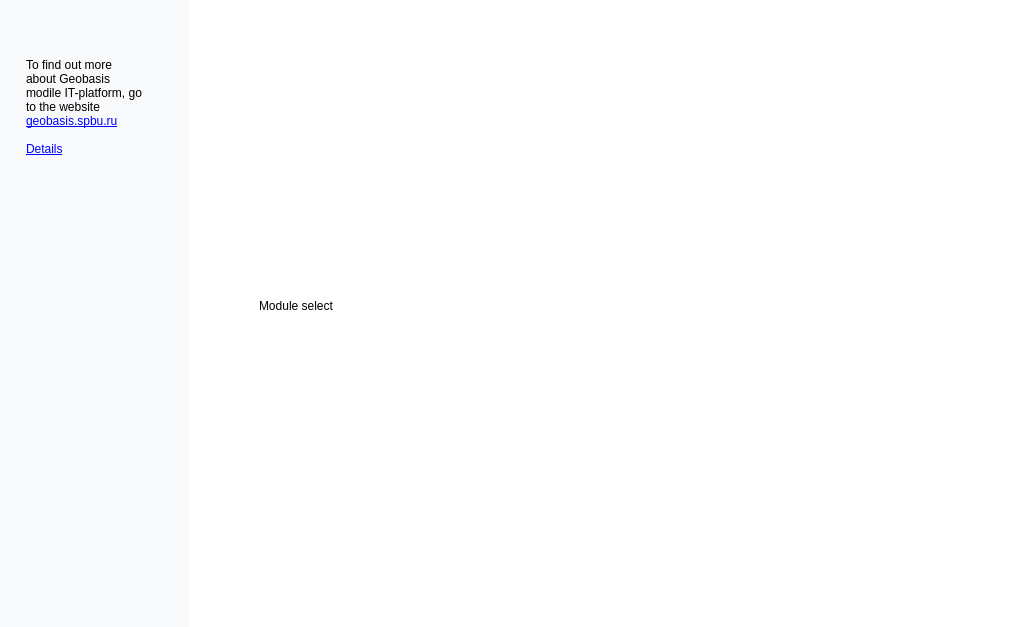
<?xml version="1.0" encoding="UTF-8"?>
<ui version="4.0">
 <class>ViewPageModulesSelection</class>
 <widget class="QWidget" name="ViewPageModulesSelection">
  <property name="geometry">
   <rect>
    <x>0</x>
    <y>0</y>
    <width>1016</width>
    <height>627</height>
   </rect>
  </property>
  <property name="windowTitle">
   <string>Form</string>
  </property>
  <property name="styleSheet">
   <string notr="true">QWidget#ViewPageModulesSelection {background-color: rgb(248,249,251);}</string>
  </property>
  <layout class="QHBoxLayout" name="horizontalLayout" stretch="0,1">
   <property name="spacing">
    <number>0</number>
   </property>
   <property name="sizeConstraint">
    <enum>QLayout::SetMinimumSize</enum>
   </property>
   <property name="leftMargin">
    <number>0</number>
   </property>
   <property name="topMargin">
    <number>0</number>
   </property>
   <property name="rightMargin">
    <number>0</number>
   </property>
   <property name="bottomMargin">
    <number>0</number>
   </property>
   <item>
    <layout class="QVBoxLayout" name="verticalLayout">
     <property name="spacing">
      <number>14</number>
     </property>
     <property name="sizeConstraint">
      <enum>QLayout::SetMinimumSize</enum>
     </property>
     <property name="leftMargin">
      <number>26</number>
     </property>
     <property name="topMargin">
      <number>24</number>
     </property>
     <property name="rightMargin">
      <number>43</number>
     </property>
     <property name="bottomMargin">
      <number>24</number>
     </property>
     <item>
      <widget class="QLabel" name="logoLabel">
       <property name="text">
        <string/>
       </property>
       <property name="pixmap">
        <pixmap resource="../resource.qrc">:/resource/Logo_short@2x.png</pixmap>
       </property>
      </widget>
     </item>
     <item>
      <spacer name="verticalSpacer_2">
       <property name="orientation">
        <enum>Qt::Vertical</enum>
       </property>
       <property name="sizeType">
        <enum>QSizePolicy::Fixed</enum>
       </property>
       <property name="sizeHint" stdset="0">
        <size>
         <width>0</width>
         <height>6</height>
        </size>
       </property>
      </spacer>
     </item>
     <item>
      <widget class="QLabel" name="descriptionLabel">
       <property name="styleSheet">
        <string notr="true"/>
       </property>
       <property name="text">
        <string>To find out more about Geobasis modile IT-platform, go to the website &lt;a href=&quot;https://geobasis.spbu.ru/&quot;&gt;geobasis.spbu.ru&lt;/a&gt;</string>
       </property>
       <property name="wordWrap">
        <bool>true</bool>
       </property>
      </widget>
     </item>
     <item>
      <widget class="QLabel" name="detailsLabel">
       <property name="sizePolicy">
        <sizepolicy hsizetype="MinimumExpanding" vsizetype="Preferred">
         <horstretch>0</horstretch>
         <verstretch>0</verstretch>
        </sizepolicy>
       </property>
       <property name="text">
        <string>&lt;a href=&quot;https://geobasis.spbu.ru/&quot;&gt;Details&lt;/a&gt;</string>
       </property>
      </widget>
     </item>
     <item>
      <spacer name="verticalSpacer">
       <property name="orientation">
        <enum>Qt::Vertical</enum>
       </property>
       <property name="sizeHint" stdset="0">
        <size>
         <width>20</width>
         <height>40</height>
        </size>
       </property>
      </spacer>
     </item>
    </layout>
   </item>
   <item>
    <layout class="QVBoxLayout" name="verticalLayout_2">
     <property name="sizeConstraint">
      <enum>QLayout::SetMinimumSize</enum>
     </property>
     <item>
      <widget class="QWidget" name="modulesWidget" native="true">
       <property name="styleSheet">
        <string notr="true">QWidget#modulesWidget {background-color: white;}</string>
       </property>
       <layout class="QVBoxLayout" name="verticalLayout_3">
        <property name="sizeConstraint">
         <enum>QLayout::SetMinimumSize</enum>
        </property>
        <property name="leftMargin">
         <number>70</number>
        </property>
        <property name="rightMargin">
         <number>70</number>
        </property>
        <item>
         <spacer name="verticalSpacer_3">
          <property name="orientation">
           <enum>Qt::Vertical</enum>
          </property>
          <property name="sizeHint" stdset="0">
           <size>
            <width>20</width>
            <height>40</height>
           </size>
          </property>
         </spacer>
        </item>
        <item>
         <widget class="QLabel" name="modulesGridCaption">
          <property name="text">
           <string>Module select</string>
          </property>
         </widget>
        </item>
        <item>
         <spacer name="verticalSpacer_5">
          <property name="orientation">
           <enum>Qt::Vertical</enum>
          </property>
          <property name="sizeType">
           <enum>QSizePolicy::Fixed</enum>
          </property>
          <property name="sizeHint" stdset="0">
           <size>
            <width>0</width>
            <height>16</height>
           </size>
          </property>
         </spacer>
        </item>
        <item>
         <layout class="QGridLayout" name="gridLayout">
          <property name="sizeConstraint">
           <enum>QLayout::SetMinimumSize</enum>
          </property>
         </layout>
        </item>
        <item>
         <spacer name="verticalSpacer_4">
          <property name="orientation">
           <enum>Qt::Vertical</enum>
          </property>
          <property name="sizeHint" stdset="0">
           <size>
            <width>20</width>
            <height>40</height>
           </size>
          </property>
         </spacer>
        </item>
       </layout>
      </widget>
     </item>
    </layout>
   </item>
  </layout>
 </widget>
 <resources>
  <include location="../resource.qrc"/>
 </resources>
 <connections/>
</ui>
